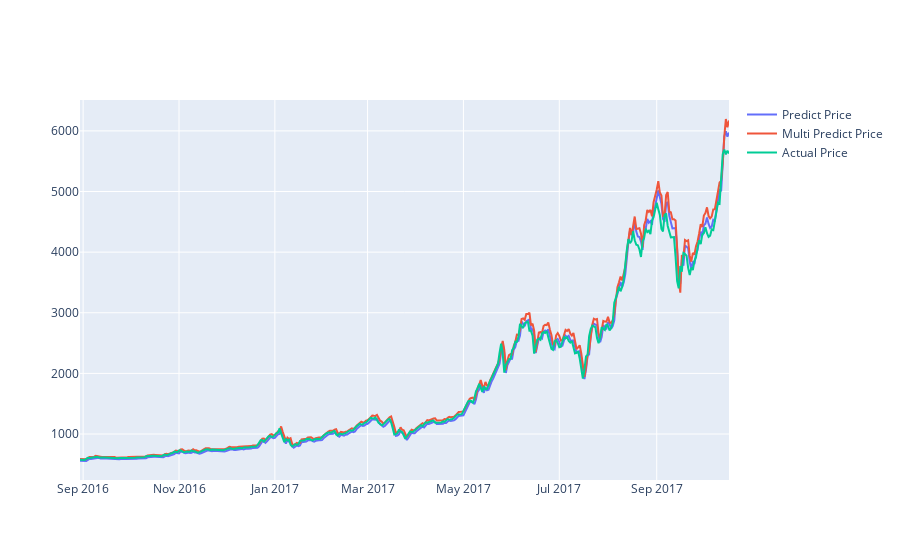

Notebook source saved alongside this figure:
### Markdown cell above
#### First Model

### Code cell
actual_chart = go.Scatter(x=predictDates, y=inv_y, name= 'Actual Price')
multi_predict_chart = go.Scatter(x=predictDates, y=inv_yhat, name= 'Multi Predict Price')
predict_chart = go.Scatter(x=predictDates, y=yhat_reshape, name= 'Predict Price')
py.iplot([predict_chart, multi_predict_chart, actual_chart])

### Figure 1 — Plotly figure (JSON) as saved in the notebook; plotly's stock layout.template omitted (floating-point values rounded to 4 significant figures; data arrays with more than 128 entries replaced by an {"elided": "..."} marker saying what was removed)
{"data": [{"name": "Predict Price", "type": "scatter", "x": {"elided": "414 str values"}, "y": {"elided": "414 float values"}}, {"name": "Multi Predict Price", "type": "scatter", "x": {"elided": "414 str values"}, "y": {"elided": "414 float values"}}, {"name": "Actual Price", "type": "scatter", "x": {"elided": "414 str values"}, "y": {"elided": "414 float values"}}], "layout": {"autosize": true, "xaxis": {"autorange": true, "range": ["2016-08-30", "2017-10-17"], "type": "date"}, "yaxis": {"autorange": true, "range": [241.9, 6509.0], "type": "linear"}}}
